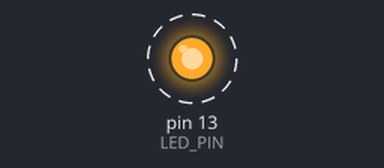
A sketch run on a simulated Arduino Uno, built with avr-gcc and run on an emulated ATmega328P. Shown: output pins drawn as LEDs (lit = HIGH). Dashed ring = blinking.

Above: at 0.5 s.
Timing chart, 0 to 4.6 s (numbered marks = the images above):
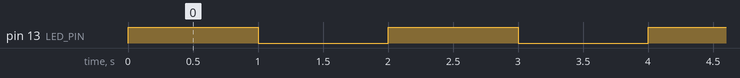

Measured:
- by itself, pin 13 (LED_PIN): alternates HIGH for 1.0 s and LOW for 1.0 s

The sketch:

sketch_apr07a.ino
```cpp
#include <avr/io.h>
#include <util/delay.h>

#define LED_PIN 5 // Define the pin number for the LED (pin 13 on Arduino Uno)

int main(void) {
    // Set pin 13 as output
    DDRB |= (1 << LED_PIN);

    while (1) {
        // Turn on the LED
        PORTB |= (1 << LED_PIN);
        _delay_ms(1000); // Delay for 1 second

        // Turn off the LED
        PORTB &= ~(1 << LED_PIN);
        _delay_ms(1000); // Delay for 1 second
    }

    return 0;
}
```
